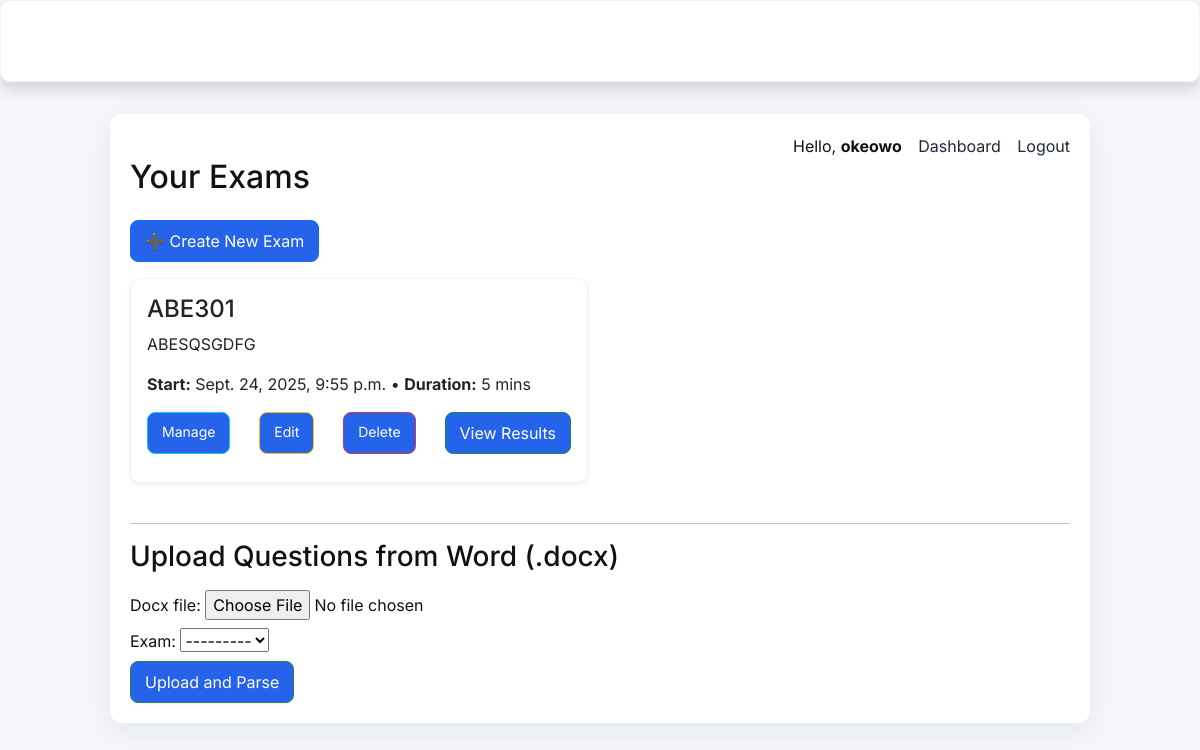
The app's page /dashboard/ (signed in) with its own data.
### exams/models.py (models this page shows, shortened)
class Exam(models.Model):
    title = models.CharField(max_length=255)
    description = models.TextField(blank=True)
    start_time = models.DateTimeField(null=True, blank=True)
    duration_minutes = models.PositiveIntegerField(default=10)
    created_by = models.ForeignKey(User, on_delete=models.SET_NULL, null=True, related_name='created_exams')
    def __str__(self):
        return self.title

### exams/views.py (the view, shortened to what this page needs)
# urls.py: path('dashboard/', views.dashboard, name='dashboard'),
@login_required
def dashboard(request):
    profile = request.user.profile
    if profile.role == 'staff':
        exams = Exam.objects.filter(created_by=request.user)
        doc_form = DocxUploadForm()
        return render(request, 'exams/staff_dashboard.html', {
            'exams': exams,
            'doc_form': doc_form
        })

### exams/forms.py
class DocxUploadForm(forms.Form):
    docx_file = forms.FileField()
    exam = forms.ModelChoiceField(queryset=Exam.objects.all())

### exams/templates/exams/staff_dashboard.html (shortened to what this page needs)
{% extends 'exams/base.html' %}
{% block content %}
<h2 class="mb-4">Your Exams</h2>
<a class="btn btn-primary mb-3" href="{% url 'exams:create_exam' %}">➕ Create New Exam</a>
<div class="row">
  {% for exam in exams %}
    <div class="col-md-6 mb-3">
      <div class="card shadow-sm p-3 h-100">
        <h4 class="card-title">{{ exam.title }}</h4>
        <p class="card-text">{{ exam.description }}</p>
        <p><strong>Start:</strong> {{ exam.start_time }}
           • <strong>Duration:</strong> {{ exam.duration_minutes }} mins</p>
        <div class="d-flex justify-content-between">
          <a class="btn btn-info btn-sm" href="{% url 'exams:exam_detail' exam.id %}">Manage</a>
          <a class="btn btn-warning btn-sm" href="{% url 'exams:edit_exam' exam.id %}">Edit</a>
          <a class="btn btn-danger btn-sm" href="{% url 'exams:delete_exam' exam.id %}">Delete</a>
          <a class="btn btn-success" href="{% url 'exams:exam_results' exam.id %}">View Results</a>
        </div>
      </div>
    </div>
  {% empty %}
    <p>No exams yet.</p>
  {% endfor %}
</div>
<hr class="mt-4">
<h3>Upload Questions from Word (.docx)</h3>
<form action="{% url 'exams:upload_docx' %}" method="post" enctype="multipart/form-data" class="mt-3">
  {{ doc_form.as_p }}
  <button class="btn btn-success" type="submit">Upload and Parse</button>
</form>
{% endblock %}

### exams/templates/exams/base.html (shortened to what this page needs)
<!doctype html>
<html>
<head>
  <link href="https://cdn.jsdelivr.net/npm/bootstrap@5.3.0/dist/css/bootstrap.min.css" rel="stylesheet">
<div class="card p-4 shadow">
</div>
</head>
<body>
  <div class="container">
    <header>
      <nav>
        {% if user.is_authenticated %}
          Hello, <strong>{{ user.username }}</strong>
          <a href="{% url 'exams:dashboard' %}">Dashboard</a>
          <a href="{% url 'exams:logout' %}">Logout</a>
        {% else %}
          <a href="{% url 'exams:login' %}">Login</a>
          <a href="{% url 'exams:register' %}">Register</a>
        {% endif %}
      </nav>
    </header>
    <main>
      {% block content %}{% endblock %}
    </main>
  </div>
</body>
</html>

### exams/templates/exams/base.html (style rules this page uses)
body { font-family:Inter,system-ui,Segoe UI,Roboto,Helvetica,Arial;margin:0;background:#f5f7fb;color:#111 }
.container { max-width:980px;margin:32px auto;padding:20px;background:white;border-radius:12px;box-shadow:0 8px 30px rgba(14,30,37,.08) }
header { display:flex;justify-content:space-between;align-items:center }
nav a { margin-left:12px;text-decoration:none;color:#1f2937 }
.btn { display:inline-block;padding:8px 14px;border-radius:8px;background:#2563eb;color:white;text-decoration:none }
.card { padding:16px;border-radius:10px;background:#fff;border:1px solid #eef2ff;margin-bottom:12px }
form p { margin:8px 0 }

### records on screen
Exam: title "ABE301", description "ABESQSGDFG", start_time "Sept. 24, 2025, 9:55 p.m.", duration_minutes "5"

### other values on screen
{{ user.username }} "okeowo"
